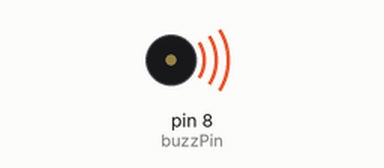
Simulated run of this sketch. Board: Arduino Uno, built with avr-gcc and run on an emulated ATmega328P. On the bench: buzzer (waves = sounding).

Above: at 0.5 s.
Timing chart, 0 to 4.6 s (numbered marks = the images above):
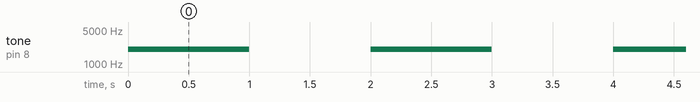

The sketch:

1.2.1_piezo.ino
```cpp
/**
* TASK: 1.2.1
* NAME: Piezo Buzzer
* DESC: The buzzer produces a simple beeping pattern. (On-Off cycle in 2 seconds)
*/

uint8_t buzzPin = 8;

void setup()
{
  pinMode(buzzPin, OUTPUT);
}

void loop()
{
  tone(buzzPin, 2000);
  delay(1000);
  noTone(buzzPin);
  delay(1000);
}
```

Measured:
- by itself, tone on pin 8 (buzzPin): alternates 2000 Hz for 1.0 s and silent for 1.0 s
